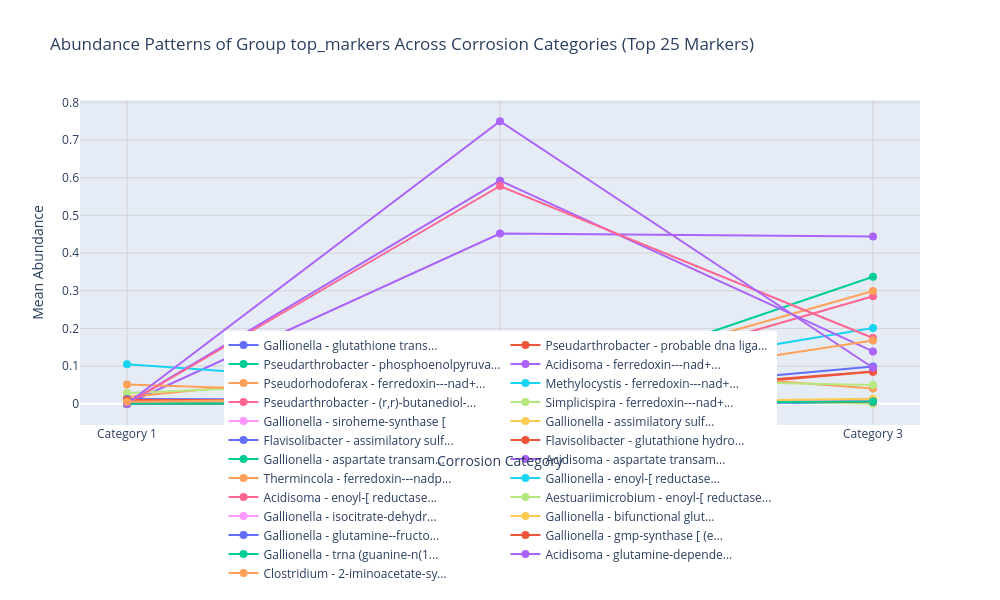

The code cell stored with this chart in its notebook:
### Markdown cell above
## 4.2. Protein Abundance Across Categories
Line plots showing how abundance changes across corrosion categories

### Code cell
import pandas as pd
import plotly.express as px
import plotly.graph_objects as go
from plotly.subplots import make_subplots

def plot_abundance_across_categories(marker_group, name, top_n=25, sort_by='combined_score'):
    """
    Plot abundance patterns across corrosion categories for top markers.
    
    Parameters:
        marker_group: DataFrame containing marker data
        name: Name of the group for the title
        top_n: Number of top markers to display
        sort_by: Column name to sort markers by (default: 'combined_score')
        
    Returns:
        Plotly figure object with the abundance plot
    """
    # Make a copy to avoid modifying the original
    markers_df = marker_group.copy()
    
    # Get mean columns
    mean_cols = [col for col in markers_df.columns if col.startswith('mean_cat')]
    if not mean_cols:
        raise ValueError("No mean abundance columns found (should start with 'mean_cat')")
    
    min_threshold = 0.01  # Prevents division by zero issues

    # Calculate fold changes between categories
    # Cat3 vs Cat1 fold change
    df['fold_change_3vs1'] = (df['mean_cat3'] + min_threshold) / (df['mean_cat1'] + min_threshold)
    df['log2fc_3vs1'] = np.log2(df['fold_change_3vs1'])

    # Cat2 vs Cat1 fold change
    df['fold_change_2vs1'] = (df['mean_cat2'] + min_threshold) / (df['mean_cat1'] + min_threshold)
    df['log2fc_2vs1'] = np.log2(df['fold_change_2vs1'])

    # Cat3 vs Cat2 fold change
    df['fold_change_3vs2'] = (df['mean_cat3'] + min_threshold) / (df['mean_cat2'] + min_threshold)
    df['log2fc_3vs2'] = np.log2(df['fold_change_3vs2'])

    # Handle infinity and NaN values
    for col in ['log2fc_3vs1', 'log2fc_2vs1', 'log2fc_3vs2']:
        df[col] = df[col].replace([np.inf, -np.inf], [5, -5])
        df[col] = df[col].fillna(0)
    
    # Sort and get top markers
    if sort_by in markers_df.columns:
        top_markers = markers_df.sort_values(sort_by, ascending=False).head(top_n)
    else:
        # If sort column not found, try combined_score, otherwise sort by first mean column
        if 'combined_score' in markers_df.columns:
            top_markers = markers_df.sort_values('combined_score', ascending=False).head(top_n)
        else:
            top_markers = markers_df.sort_values(mean_cols[0], ascending=False).head(top_n)
    
    # Extract category numbers from column names
    categories = [col.replace('mean_cat', 'Category ') for col in mean_cols]
    category_nums = [int(col.replace('mean_cat', '')) for col in mean_cols]
    
    # Create a list to store traces for each marker
    traces = []
    
    # Add trace for each marker
    for i, (_, row) in enumerate(top_markers.iterrows()):
        # Create shorter, more readable labels
        protein_name = row['protein_name']
        if isinstance(protein_name, str) and len(protein_name) > 20:
            protein_name = protein_name[:17] + "..."
        
        # Add genus for better identification
        label = f"{row['Genus']} - {protein_name}"
        
        # Get abundance values
        values = [row[col] for col in mean_cols]
        
        # Add trace with hover information
        hover_text = []
        for i, cat in enumerate(categories):
            hover_info = f"Category: {cat}<br>Abundance: {values[i]:.4f}"
            
            # Add additional hover information if available
            if 'pattern' in row:
                hover_info += f"<br>Pattern: {row['pattern']}"
            if 'combined_score' in row:
                hover_info += f"<br>Score: {row['combined_score']:.2f}"
                
            hover_text.append(hover_info)
        
        # Create trace for this marker
        trace = go.Scatter(
            x=category_nums,
            y=values,
            mode='lines+markers',
            name=label,
            line=dict(width=2),
            marker=dict(size=8),
            hovertext=hover_text,
            hoverinfo='text'
        )
        
        traces.append(trace)
    
    # Create figure
    fig = go.Figure(data=traces)
    
    # Update layout
    fig.update_layout(
        title=f'Abundance Patterns of Group {name} Across Corrosion Categories (Top {top_n} Markers)',
        xaxis=dict(
            title='Corrosion Category',
            tickmode='array',
            tickvals=category_nums,
            ticktext=categories
        ),
        yaxis=dict(title='Mean Abundance'),
        legend=dict(
            orientation="h",
            yanchor="bottom",
            y=-0.5,
            xanchor="center",
            x=0.5
        ),
        margin=dict(b=150),
        height=600,
        width=1000,
        hovermode='closest'
    )
    
    # Add grid
    fig.update_xaxes(showgrid=True, gridwidth=1, gridcolor='lightgray')
    fig.update_yaxes(showgrid=True, gridwidth=1, gridcolor='lightgray')
    
    return fig

plot_abundance_across_categories(top_markers, "top_markers", top_n=25)

### Figure 1 — Plotly figure (JSON) as saved in the notebook; plotly's stock layout.template omitted (floating-point values rounded to 4 significant figures)
{"data": [{"hoverinfo": "text", "hovertext": ["Category: Category 1<br>Abundance: 0.0000<br>Pattern: increasing<br>Score: 54.98", "Category: Category 2<br>Abundance: 0.0001<br>Pattern: increasing<br>Score: 54.98", "Category: Category 3<br>Abundance: 0.0036<br>Pattern: increasing<br>Score: 54.98"], "line": {"width": 2}, "marker": {"size": 8}, "mode": "lines+markers", "name": "Gallionella - glutathione trans...", "type": "scatter", "x": [1, 2, 3], "y": [2.695e-05, 0.0001232, 0.003641]}, {"hoverinfo": "text", "hovertext": ["Category: Category 1<br>Abundance: 0.0000<br>Pattern: increasing<br>Score: 54.09", "Category: Category 2<br>Abundance: 0.0000<br>Pattern: increasing<br>Score: 54.09", "Category: Category 3<br>Abundance: 0.0852<br>Pattern: increasing<br>Score: 54.09"], "line": {"width": 2}, "marker": {"size": 8}, "mode": "lines+markers", "name": "Pseudarthrobacter - probable dna liga...", "type": "scatter", "x": [1, 2, 3], "y": [0, 0, 0.08519]}, {"hoverinfo": "text", "hovertext": ["Category: Category 1<br>Abundance: 0.0000<br>Pattern: increasing<br>Score: 54.09", "Category: Category 2<br>Abundance: 0.0000<br>Pattern: increasing<br>Score: 54.09", "Category: Category 3<br>Abundance: 0.3371<br>Pattern: increasing<br>Score: 54.09"], "line": {"width": 2}, "marker": {"size": 8}, "mode": "lines+markers", "name": "Pseudarthrobacter - phosphoenolpyruva...", "type": "scatter", "x": [1, 2, 3], "y": [0, 0, 0.3371]}, {"hoverinfo": "text", "hovertext": ["Category: Category 1<br>Abundance: 0.0000<br>Pattern: increasing<br>Score: 54.03", "Category: Category 2<br>Abundance: 0.4520<br>Pattern: increasing<br>Score: 54.03", "Category: Category 3<br>Abundance: 0.4441<br>Pattern: increasing<br>Score: 54.03"], "line": {"width": 2}, "marker": {"size": 8}, "mode": "lines+markers", "name": "Acidisoma - ferredoxin---nad+...", "type": "scatter", "x": [1, 2, 3], "y": [1.185e-05, 0.452, 0.4441]}, {"hoverinfo": "text", "hovertext": ["Category: Category 1<br>Abundance: 0.0176<br>Pattern: increasing<br>Score: 53.14", "Category: Category 2<br>Abundance: 0.1150<br>Pattern: increasing<br>Score: 53.14", "Category: Category 3<br>Abundance: 0.0404<br>Pattern: increasing<br>Score: 53.14"], "line": {"width": 2}, "marker": {"size": 8}, "mode": "lines+markers", "name": "Pseudorhodoferax - ferredoxin---nad+...", "type": "scatter", "x": [1, 2, 3], "y": [0.0176, 0.115, 0.04041]}, {"hoverinfo": "text", "hovertext": ["Category: Category 1<br>Abundance: 0.1046<br>Pattern: increasing<br>Score: 52.91", "Category: Category 2<br>Abundance: 0.0350<br>Pattern: increasing<br>Score: 52.91", "Category: Category 3<br>Abundance: 0.2010<br>Pattern: increasing<br>Score: 52.91"], "line": {"width": 2}, "marker": {"size": 8}, "mode": "lines+markers", "name": "Methylocystis - ferredoxin---nad+...", "type": "scatter", "x": [1, 2, 3], "y": [0.1046, 0.03503, 0.201]}, {"hoverinfo": "text", "hovertext": ["Category: Category 1<br>Abundance: 0.0000<br>Pattern: increasing<br>Score: 52.83", "Category: Category 2<br>Abundance: 0.0000<br>Pattern: increasing<br>Score: 52.83", "Category: Category 3<br>Abundance: 0.2855<br>Pattern: increasing<br>Score: 52.83"], "line": {"width": 2}, "marker": {"size": 8}, "mode": "lines+markers", "name": "Pseudarthrobacter - (r,r)-butanediol-...", "type": "scatter", "x": [1, 2, 3], "y": [0, 0, 0.2855]}, {"hoverinfo": "text", "hovertext": ["Category: Category 1<br>Abundance: 0.0287<br>Pattern: increasing<br>Score: 52.65", "Category: Category 2<br>Abundance: 0.0699<br>Pattern: increasing<br>Score: 52.65", "Category: Category 3<br>Abundance: 0.0501<br>Pattern: increasing<br>Score: 52.65"], "line": {"width": 2}, "marker": {"size": 8}, "mode": "lines+markers", "name": "Simplicispira - ferredoxin---nad+...", "type": "scatter", "x": [1, 2, 3], "y": [0.0287, 0.0699, 0.05009]}, {"hoverinfo": "text", "hovertext": ["Category: Category 1<br>Abundance: 0.0001<br>Pattern: increasing<br>Score: 52.61", "Category: Category 2<br>Abundance: 0.0005<br>Pattern: increasing<br>Score: 52.61", "Category: Category 3<br>Abundance: 0.0084<br>Pattern: increasing<br>Score: 52.61"], "line": {"width": 2}, "marker": {"size": 8}, "mode": "lines+markers", "name": "Gallionella - siroheme-synthase [", "type": "scatter", "x": [1, 2, 3], "y": [9.863e-05, 0.0004926, 0.008402]}, {"hoverinfo": "text", "hovertext": ["Category: Category 1<br>Abundance: 0.0001<br>Pattern: increasing<br>Score: 52.44", "Category: Category 2<br>Abundance: 0.0005<br>Pattern: increasing<br>Score: 52.44", "Category: Category 3<br>Abundance: 0.0060<br>Pattern: increasing<br>Score: 52.44"], "line": {"width": 2}, "marker": {"size": 8}, "mode": "lines+markers", "name": "Gallionella - assimilatory sulf...", "type": "scatter", "x": [1, 2, 3], "y": [6.303e-05, 0.0004568, 0.006032]}, {"hoverinfo": "text", "hovertext": ["Category: Category 1<br>Abundance: 0.0124<br>Pattern: increasing<br>Score: 52.38", "Category: Category 2<br>Abundance: 0.0096<br>Pattern: increasing<br>Score: 52.38", "Category: Category 3<br>Abundance: 0.0992<br>Pattern: increasing<br>Score: 52.38"], "line": {"width": 2}, "marker": {"size": 8}, "mode": "lines+markers", "name": "Flavisolibacter - assimilatory sulf...", "type": "scatter", "x": [1, 2, 3], "y": [0.01243, 0.009644, 0.0992]}, {"hoverinfo": "text", "hovertext": ["Category: Category 1<br>Abundance: 0.0098<br>Pattern: increasing<br>Score: 52.24", "Category: Category 2<br>Abundance: 0.0078<br>Pattern: increasing<br>Score: 52.24", "Category: Category 3<br>Abundance: 0.0859<br>Pattern: increasing<br>Score: 52.24"], "line": {"width": 2}, "marker": {"size": 8}, "mode": "lines+markers", "name": "Flavisolibacter - glutathione hydro...", "type": "scatter", "x": [1, 2, 3], "y": [0.009826, 0.007822, 0.08585]}, {"hoverinfo": "text", "hovertext": ["Category: Category 1<br>Abundance: 0.0001<br>Pattern: increasing<br>Score: 52.17", "Category: Category 2<br>Abundance: 0.0005<br>Pattern: increasing<br>Score: 52.17", "Category: Category 3<br>Abundance: 0.0047<br>Pattern: increasing<br>Score: 52.17"], "line": {"width": 2}, "marker": {"size": 8}, "mode": "lines+markers", "name": "Gallionella - aspartate transam...", "type": "scatter", "x": [1, 2, 3], "y": [8.221e-05, 0.0005317, 0.004716]}, {"hoverinfo": "text", "hovertext": ["Category: Category 1<br>Abundance: 0.0000<br>Pattern: increasing<br>Score: 52.13", "Category: Category 2<br>Abundance: 0.5922<br>Pattern: increasing<br>Score: 52.13", "Category: Category 3<br>Abundance: 0.1390<br>Pattern: increasing<br>Score: 52.13"], "line": {"width": 2}, "marker": {"size": 8}, "mode": "lines+markers", "name": "Acidisoma - aspartate transam...", "type": "scatter", "x": [1, 2, 3], "y": [4.39e-05, 0.5922, 0.139]}, {"hoverinfo": "text", "hovertext": ["Category: Category 1<br>Abundance: 0.0510<br>Pattern: increasing<br>Score: 52.13", "Category: Category 2<br>Abundance: 0.0186<br>Pattern: increasing<br>Score: 52.13", "Category: Category 3<br>Abundance: 0.2994<br>Pattern: increasing<br>Score: 52.13"], "line": {"width": 2}, "marker": {"size": 8}, "mode": "lines+markers", "name": "Thermincola - ferredoxin---nadp...", "type": "scatter", "x": [1, 2, 3], "y": [0.05095, 0.01859, 0.2994]}, {"hoverinfo": "text", "hovertext": ["Category: Category 1<br>Abundance: 0.0000<br>Pattern: increasing<br>Score: 52.06", "Category: Category 2<br>Abundance: 0.0003<br>Pattern: increasing<br>Score: 52.06", "Category: Category 3<br>Abundance: 0.0038<br>Pattern: increasing<br>Score: 52.06"], "line": {"width": 2}, "marker": {"size": 8}, "mode": "lines+markers", "name": "Gallionella - enoyl-[ reductase...", "type": "scatter", "x": [1, 2, 3], "y": [4.095e-05, 0.0002675, 0.003828]}, {"hoverinfo": "text", "hovertext": ["Category: Category 1<br>Abundance: 0.0000<br>Pattern: increasing<br>Score: 51.97", "Category: Category 2<br>Abundance: 0.5780<br>Pattern: increasing<br>Score: 51.97", "Category: Category 3<br>Abundance: 0.1744<br>Pattern: increasing<br>Score: 51.97"], "line": {"width": 2}, "marker": {"size": 8}, "mode": "lines+markers", "name": "Acidisoma - enoyl-[ reductase...", "type": "scatter", "x": [1, 2, 3], "y": [2.02e-05, 0.578, 0.1744]}, {"hoverinfo": "text", "hovertext": ["Category: Category 1<br>Abundance: 0.0001<br>Pattern: increasing<br>Score: 51.89", "Category: Category 2<br>Abundance: 0.0230<br>Pattern: increasing<br>Score: 51.89", "Category: Category 3<br>Abundance: 0.0000<br>Pattern: increasing<br>Score: 51.89"], "line": {"width": 2}, "marker": {"size": 8}, "mode": "lines+markers", "name": "Aestuariimicrobium - enoyl-[ reductase...", "type": "scatter", "x": [1, 2, 3], "y": [0.0001041, 0.02304, 0]}, {"hoverinfo": "text", "hovertext": ["Category: Category 1<br>Abundance: 0.0001<br>Pattern: increasing<br>Score: 51.87", "Category: Category 2<br>Abundance: 0.0003<br>Pattern: increasing<br>Score: 51.87", "Category: Category 3<br>Abundance: 0.0072<br>Pattern: increasing<br>Score: 51.87"], "line": {"width": 2}, "marker": {"size": 8}, "mode": "lines+markers", "name": "Gallionella - isocitrate-dehydr...", "type": "scatter", "x": [1, 2, 3], "y": [5.362e-05, 0.0003007, 0.007158]}, {"hoverinfo": "text", "hovertext": ["Category: Category 1<br>Abundance: 0.0002<br>Pattern: increasing<br>Score: 51.86", "Category: Category 2<br>Abundance: 0.0007<br>Pattern: increasing<br>Score: 51.86", "Category: Category 3<br>Abundance: 0.0134<br>Pattern: increasing<br>Score: 51.86"], "line": {"width": 2}, "marker": {"size": 8}, "mode": "lines+markers", "name": "Gallionella - bifunctional glut...", "type": "scatter", "x": [1, 2, 3], "y": [0.0001505, 0.0006889, 0.01342]}, {"hoverinfo": "text", "hovertext": ["Category: Category 1<br>Abundance: 0.0001<br>Pattern: increasing<br>Score: 51.86", "Category: Category 2<br>Abundance: 0.0003<br>Pattern: increasing<br>Score: 51.86", "Category: Category 3<br>Abundance: 0.0056<br>Pattern: increasing<br>Score: 51.86"], "line": {"width": 2}, "marker": {"size": 8}, "mode": "lines+markers", "name": "Gallionella - glutamine--fructo...", "type": "scatter", "x": [1, 2, 3], "y": [6.228e-05, 0.0003272, 0.005638]}, {"hoverinfo": "text", "hovertext": ["Category: Category 1<br>Abundance: 0.0001<br>Pattern: increasing<br>Score: 51.86", "Category: Category 2<br>Abundance: 0.0003<br>Pattern: increasing<br>Score: 51.86", "Category: Category 3<br>Abundance: 0.0056<br>Pattern: increasing<br>Score: 51.86"], "line": {"width": 2}, "marker": {"size": 8}, "mode": "lines+markers", "name": "Gallionella - gmp-synthase [ (e...", "type": "scatter", "x": [1, 2, 3], "y": [5.488e-05, 0.0003337, 0.005566]}, {"hoverinfo": "text", "hovertext": ["Category: Category 1<br>Abundance: 0.0001<br>Pattern: increasing<br>Score: 51.86", "Category: Category 2<br>Abundance: 0.0004<br>Pattern: increasing<br>Score: 51.86", "Category: Category 3<br>Abundance: 0.0059<br>Pattern: increasing<br>Score: 51.86"], "line": {"width": 2}, "marker": {"size": 8}, "mode": "lines+markers", "name": "Gallionella - trna (guanine-n(1...", "type": "scatter", "x": [1, 2, 3], "y": [6.756e-05, 0.0003826, 0.005874]}, {"hoverinfo": "text", "hovertext": ["Category: Category 1<br>Abundance: 0.0000<br>Pattern: increasing<br>Score: 51.84", "Category: Category 2<br>Abundance: 0.7499<br>Pattern: increasing<br>Score: 51.84", "Category: Category 3<br>Abundance: 0.0956<br>Pattern: increasing<br>Score: 51.84"], "line": {"width": 2}, "marker": {"size": 8}, "mode": "lines+markers", "name": "Acidisoma - glutamine-depende...", "type": "scatter", "x": [1, 2, 3], "y": [1.446e-05, 0.7499, 0.09556]}, {"hoverinfo": "text", "hovertext": ["Category: Category 1<br>Abundance: 0.0055<br>Pattern: increasing<br>Score: 51.83", "Category: Category 2<br>Abundance: 0.0171<br>Pattern: increasing<br>Score: 51.83", "Category: Category 3<br>Abundance: 0.1682<br>Pattern: increasing<br>Score: 51.83"], "line": {"width": 2}, "marker": {"size": 8}, "mode": "lines+markers", "name": "Clostridium - 2-iminoacetate-sy...", "type": "scatter", "x": [1, 2, 3], "y": [0.005525, 0.01706, 0.1682]}], "layout": {"height": 600, "hovermode": "closest", "legend": {"orientation": "h", "x": 0.5, "xanchor": "center", "y": -0.5, "yanchor": "bottom"}, "margin": {"b": 150}, "title": {"text": "Abundance Patterns of Group top_markers Across Corrosion Categories (Top 25 Markers)"}, "width": 1000, "xaxis": {"gridcolor": "lightgray", "gridwidth": 1, "showgrid": true, "tickmode": "array", "ticktext": ["Category 1", "Category 2", "Category 3"], "tickvals": [1, 2, 3], "title": {"text": "Corrosion Category"}}, "yaxis": {"gridcolor": "lightgray", "gridwidth": 1, "showgrid": true, "title": {"text": "Mean Abundance"}}}}
